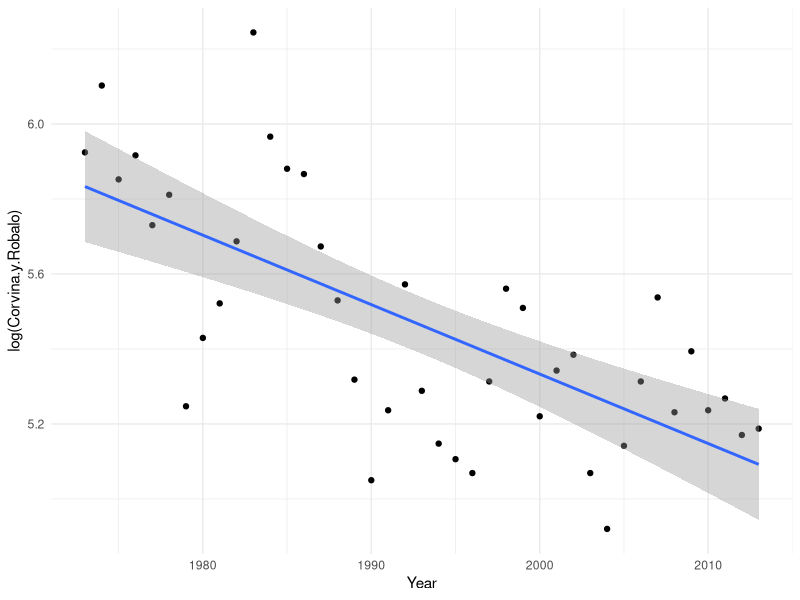
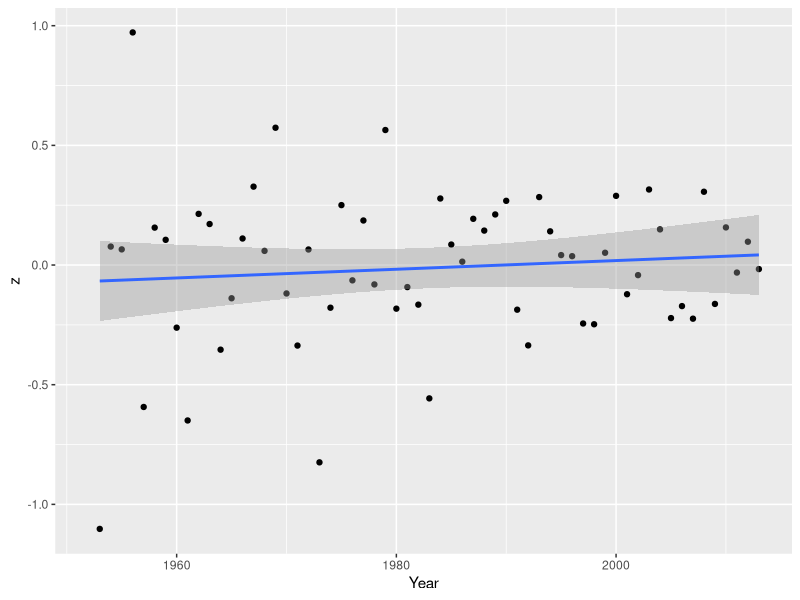

Reproduce these figures in R, in order.
## ---- chunk 1
knitr::opts_chunk$set(echo = TRUE)

library(tidyverse)
library(mgcv)
## ---- chunk 2

incopesca <- read_csv("./data/catch_1952_2013.csv")


## ---- chunk 3
I2 = incopesca %>%
  filter(Year > 1972) %>%
  mutate(N_tm1 = lag(Corvina.y.Robalo))
  

ggplot(I2, aes(y = log(Corvina.y.Robalo), x = Year)) +
  geom_point()+
  stat_smooth(method = "lm") +
  theme_minimal()
    
    #data = I2,  method = "gam", formula = y ~ s(x))

## ---- chunk 4
# catch_gam = gam( Corvina.y.Robalo ~ s(Year), data = I2)
# 
# summary(catch_gam)
# 

mod2 <- nls( Corvina.y.Robalo  ~ exp(a + b * (Year-1971)), data = I2, start = list(a = 0, b = 0))

summary(mod2)




mod3 = lm(log(Corvina.y.Robalo) ~ Year, data = I2)

summary(mod3)

confint(mod3)
## ---- chunk 5
#Changes in r over time

Year <- incopesca$Year
lag_Year <- Year-1
pop <- incopesca$Corvina.y.Robalo
lag_pop <- incopesca$Corvina.y.Robalo[match(lag_Year, incopesca$Year)]
#r<-(lag_pop - pop)/lag_pop
z <- log(lag_pop/pop)
plot <- data.frame(Year, z)

ggplot(plot, aes(y = z, x = Year)) +
  geom_point()+
  stat_smooth(method = "lm") 

linear_z <- lm(z ~ Year)
confint(linear_z)


